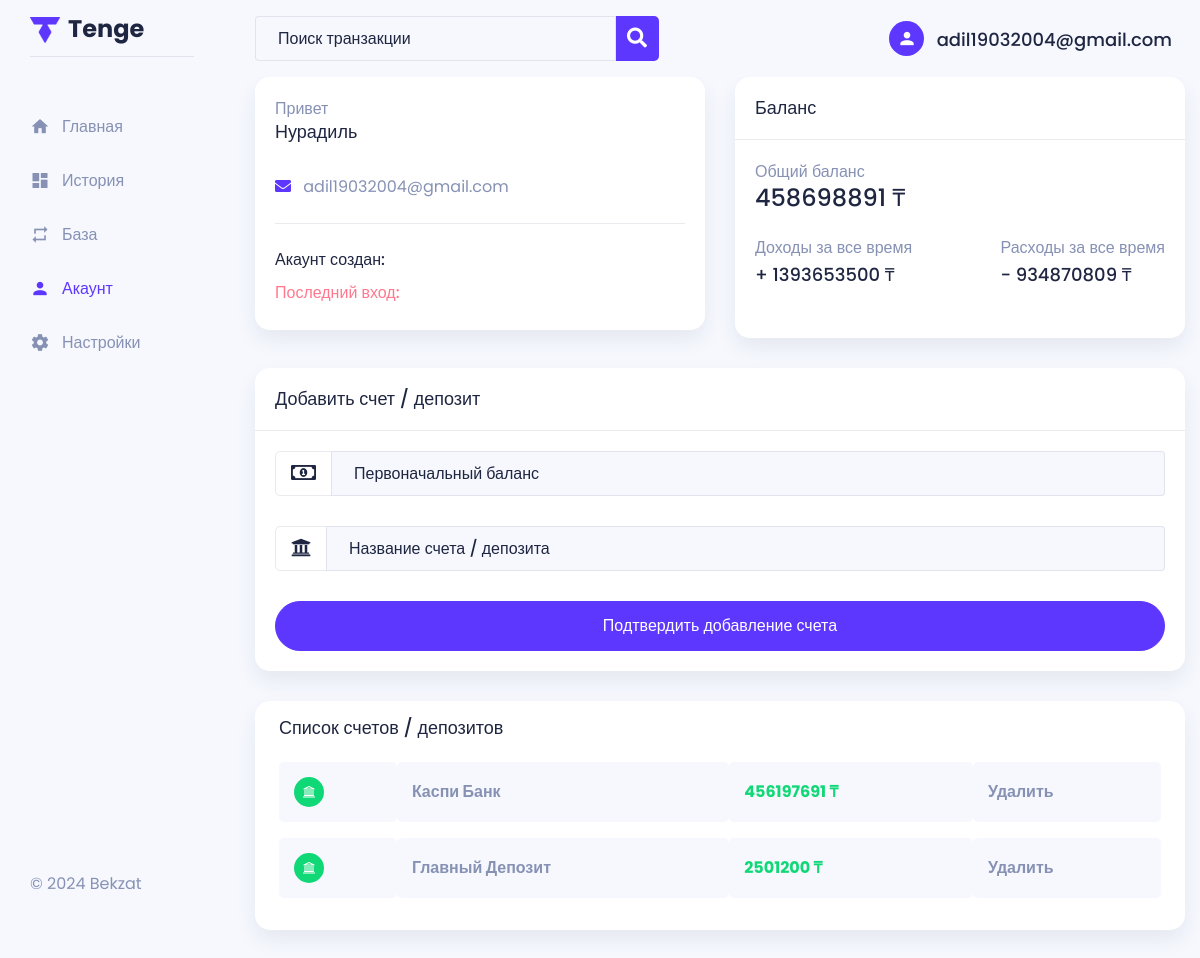
Page /accounts (signed in) on the committed database.
### tables this page shows
CREATE TABLE `users` (
  `id` int(11) NOT NULL,
  `name` varchar(255) NOT NULL,
  `email` varchar(255) NOT NULL,
  `password` varchar(255) NOT NULL,
  `phone` varchar(50) DEFAULT NULL,
  `create` varchar(50) DEFAULT NULL,
  `last` varchar(50) DEFAULT NULL,
  `addres` varchar(255) DEFAULT NULL,
  `city` varchar(50) DEFAULT NULL,
  `country` varchar(255) DEFAULT NULL
);

CREATE TABLE `deposit` (
  `id` int(11) NOT NULL,
  `uid` int(11) NOT NULL,
  `name` varchar(50) NOT NULL,
  `balance` int(11) DEFAULT NULL,
  `last` varchar(11) DEFAULT NULL
);

### index.php (called while the page is built, shortened)
<?php
require_once "ectr/main.php";
Router::on();
?>

### view/accounts.php (the view, shortened to what this page needs)
<!DOCTYPE html>
<html lang="ru">
<head>
    <link rel="stylesheet" href="public/plugins/owlcarousel/css/owl.carousel.min.css">
    <link rel="stylesheet" href="public/plugins/venobox/venobox.min.css">
    <link rel="stylesheet" href="public/css/style.css">
</head>
<body>
<div class="main-wrapper">
<?php
require_once "view/block/nav.php";
?>
    <div class="content-body">
      <div class="container">
        <div class="row">
          <div class="col-xl-6 col-lg-6 col-md-12">
            <div class="card profile_card">
              <div class="card-body">
                <div class="user-profile d-flex mb-4 pb-4">
                  <div>
                    <span>Привет</span>
                    <h4 class="mb-2"><?=$user['name']?></h4>
                  <br>
                    <a href="mailto:<?=$user['email']?>">
                      <span><i class="fa fa-envelope me-2 text-primary"></i></span> <?=$user['email']?>
                    </a>
                  </div>
                </div>
                <ul class="card-profile__info">
                  <li class="mb-1">
                    <h5 class="me-4">Акаунт создан:</h5>
                  </li>
                  <li>
                    <h5 class="text-danger me-4">Последний вход: </h5>
                  </li>
                </ul>
              </div>
            </div>
          </div>
          <div class="col-xl-6 col-lg-6 col-md-12">
            <div class="card acc_balance">
              <div class="card-header">
                <h4 class="card-title">Баланс</h4>
              </div>
              <div class="card-body">
                <span>Общий баланс</span>
                <?php
                      $deposits = $GLOBALS['connect']->query("SELECT * FROM `deposit` WHERE `uid` = '".$_SESSION['user']['id']."'");
                ?>
                <h3><?php
                $summa=0;
                foreach($deposits as $deposit){$summa = $summa+$deposit['balance'];}
                echo $summa;
                ?> ₸</h3>
                <div class="d-flex justify-content-between my-4">
                  <div>
                    <p class="mb-1">Доходы за все время</p>
                    <?php
                      $history  = $GLOBALS['connect']->query("SELECT * FROM `history` WHERE `uid` = '".$_SESSION['user']['id']."'");
                      $plus     = 0; $minus   = 0;
                      foreach($history as $op){
                        if($op['type']=='minus'){
                          $minus  = $minus+intval($op['summa']);
                        }
                        else if($op['type']=='plus'){
                          $plus   = $plus+intval($op['summa']);
                        }
                      }
                    ?>
                    <h4>+ <?=$plus?> ₸</h4>
                  </div>
                  <div>
                    <p class="mb-1">Расходы за все время</p>
                    <h4>- <?=$minus?> ₸</h4>
                  </div>
                </div>
              </div>
            </div>
          </div>
          <div class="col-xl-12 col-lg-12">
            <div class="card">
              <div class="card-header">
                <h4 class="card-title">Добавить счет / депозит</h4>
              </div>
              <div class="card-body">
                <form method="post" action="accounts">
                  <div class="form-group">
                    <div class="input-group mb-3">
                      <div class="input-group-prepend">
                        <label class="input-group-text"><i class="far fa-money-bill-alt"></i></label>
                      </div>
                      <input type="text" class="form-control" name="summa" placeholder="Первоначальный баланс">
                    </div>
                  </div>
                  <div class="form-group">
                    <div class="input-group mb-3">
                      <div class="input-group-prepend">
                        <label class="input-group-text"><i class="fas fa-university"></i></label>
                      </div>
                      <input type="text" class="form-control" name="name" placeholder="Название счета / депозита">
                    </div>
                  </div>
                  <button class="btn btn-primary w-100">Подтвердить добавление счета</button>
                </form>
              </div>
            </div>
          </div>
        </div>
        <div class="row">
          <div class="col-xl-12">
            <div class="card table-card border-0 rounded-default px-4 py-3 box-shadow">
              <div class="card-header bg-transparent border-0 p-0">
                <h5 class="card-title border-0 p-0 pb-2">Список счетов / депозитов</h5>
              </div>
              <div class="card-body p-0">
                <table>
                  <tbody>
                    <?php
                      foreach($deposits as $deposit){
                        ?>
                          <tr>
                            <td scope="row" data-label="Arrow Icon"><i class="la la-bank fa-md rounded-circle text-white bg-success"></i></td>
                            <td data-label="Card"><span class="text-purple-200 fw-bold"><?=$deposit['name']?></span></td>
                            <td data-label="Amout BTC"><span class="text-success fw-bold"><?=$deposit['balance']?> ₸</span></td>
                            <td data-label="Amout USD" onclick="window.location.href='?dell=<?=$deposit['id']?>'"><span class="text-purple-200 fw-bold">Удалить</span></td>
                          </tr>
                        <?php
                      }
                        ?>
                  </tbody>
                </table>
              </div>
            </div>
          </div>
        </div>
      </div>
    </div>
  </section>
</div>
</body>
</html>

### view/block/nav.php (shortened to what this page needs)
   <?php
   $user = DBC::select('users', 'id', $_SESSION['user']['id']);
   $urlComponents = parse_url($_SERVER['REQUEST_URI']);
   ?>
 <section class="sidebar">
    <nav class="navbar navbar-expand-lg navbar-light flex-nowrap flex-column justify-content-between align-items-start p-0">
        <div class="mb-lg-5 w-100">
            <div class="d-none d-lg-block">
                <a class="navbar-brand d-flex align-items-start mb-5">
                    <img src="public/images/logo.png" alt="" class="mb-2">
                    <span class="fw-bold ms-2">Tenge</span>
                </a>
            </div>
            <div class="collapse navbar-collapse collapse show" id="navbarNavAltMarkup">
              <ul class="navbar-nav flex-row flex-lg-column justify-content-between align-items-center align-items-lg-start">
              <li>
                  <a class="nav-link d-flex align-items-center <?=($urlComponents['path']=='/'?'active':'')?>" href="/" data-tooltip="home" data-placement="top">
                    <i class="mdi mdi-home"></i><div class="nav-text d-none d-md-block">Главная</div>
                  </a>
              </li>
              <li>
                  <a class="nav-link d-flex align-items-center <?=($urlComponents['path']=='/history'?'active':'')?>" href="/history" data-tooltip="history" data-placement="top">
                    <i class="mdi mdi-view-dashboard"></i><div class="nav-text d-none d-md-block">История</div>
                  </a>
              </li>
              <li>
                  <a class="nav-link d-flex align-items-center @@buy-sell <?=($urlComponents['path']=='/buy-sell'?'active':'')?>" href="buy-sell" data-tooltip="exchange" data-placement="top">
                    <i class="mdi mdi-repeat"></i><div class="nav-text d-none d-md-block">База</div>
                  </a>
              </li>
              <li>
                  <a class="nav-link d-flex align-items-center @@accounts <?=($urlComponents['path']=='/accounts'?'active':'')?>" href="accounts" data-tooltip="account" data-placement="top">
                    <i class="mdi mdi-account"></i><div class="nav-text d-none d-md-block">Акаунт</div>
                  </a>
              </li>
              <li>
                  <a class="nav-link d-flex align-items-center @@settings <?=($urlComponents['path']=='/settings'?'active':'')?>" href="settings" data-tooltip="settings" data-placement="top">
                    <i class="mdi mdi-cog"></i></i><div class="nav-text d-none d-md-block">Настройки</div>
                  </a>
              </li>
              </ul>
            </div>
        </div>
        <div class="d-none d-lg-block w-100 pb-5">
            <div class="copyright">
                <p>&copy; <script>document.write(new Date().getFullYear());</script> <a>Bekzat</a></p>
            </div>
        </div>
    </nav>
</section>
  <section class="ms-lg-240 px-lg-4 px-xl-0 mb-100 mb-lg-0">
<div class="navigation-2 d-flex sticky-top px-lg-4 px-xl-0">
  <div class="container">
      <div class="row">
          <div class="col-12 d-flex justify-content-between align-items-center">
            <div class="search-form">
              <form action="history" method="get">
                    <div class="input-group">
                      <input type="text" placeholder="Поиск транзакции" value="<?=(isset($_GET['s'])?$_GET['s']:"")?>" name="s" class="form-control">
                      <div class="input-group-append  d-flex">
                          <button class="">
                              <span class="input-text"><i class="fa fa-search"></i></span>
                          </button>
                      </div>
                  </div>
              </form>
            </div>
            <div class="d-flex align-items-center">
                <div class="dropdown text-center text-sm-start">
                    <button class="btn dropdown-toggle" type="button" id="dropdownMenuButton2" data-bs-toggle="dropdown">
                        <span class="user-icon rounded-circle text-white"><i class="mdi mdi-account"></i></span>
                        <span class="user-name fw-medium ms-2 d-none d-sm-inline-block"><?=$user['email']?></span>
                    </button>
                </div>
            </div>
          </div>
      </div>
  </div>
</div>

### rows in the picture
users: email "adil19032004@gmail.com", name "Нурадиль"
deposit: name "Каспи Банк", balance "456197691"
deposit: name "Главный Депозит", balance "2501200"

### other values in the picture
$summa "458698891"
$plus "1393653500"
$minus "934870809"
